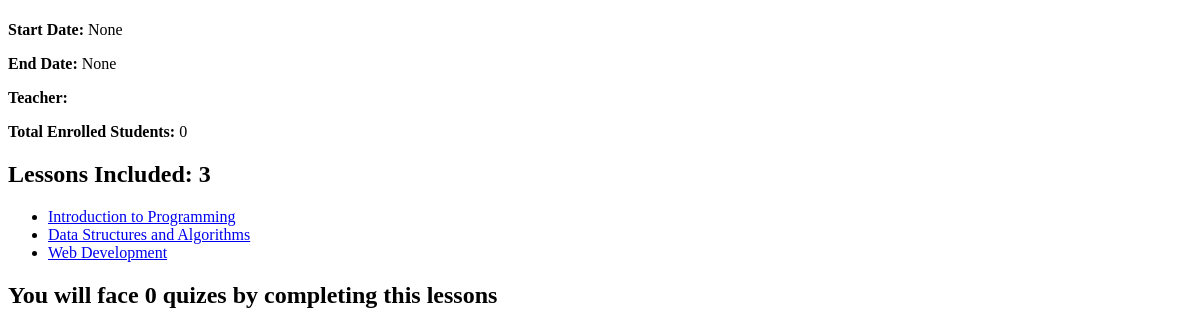
The app's page /courses/2/, older data.
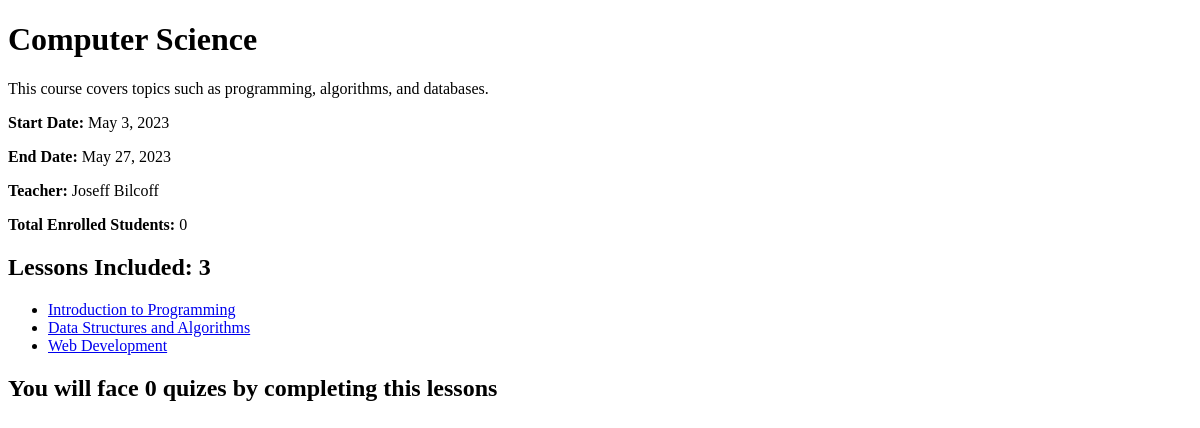
The same page, newer data.
### courseplatform/models.py (models this page shows, shortened)
class BaseModel(models.Model):
    created_at = models.DateTimeField(auto_now_add=True)
    updated_at = models.DateTimeField(auto_now=True)
    class Meta:
        abstract = True

class Course(BaseModel):
    _name = models.CharField(max_length=200)
    _description = models.TextField()
    _start_date = models.DateField()
    _end_date = models.DateField()
    _teacher = models.ForeignKey(User, on_delete=models.CASCADE, related_name='taught_courses',limit_choices_to={'role': 'teacher'})
    _students = models.ManyToManyField(User, blank=True, related_name='enrolled_courses', limit_choices_to={'role': 'student'})
    @property
    def name(self):
        return self._name
    @property
    def description(self):
        return self._description
    @property
    def start_date(self):
        return self._start_date
    @property
    def end_date(self):
        return self._end_date
    @property
    def teacher(self):
        return self._teacher
    @teacher.setter
    def teacher(self, value):
        self._teacher = value
    @property
    def students(self):
        return self._students

class User(AbstractUser):
    ROLES = (
        ('teacher', 'Teacher'),
        ('student', 'Student'),
        ('admin', 'Admin'),
    )
    role = models.CharField(max_length=10, choices=ROLES, default='student')
    bio = models.TextField(blank=True)
    groups = models.ManyToManyField(Group, related_name='course_users', blank=True)
    user_permissions = models.ManyToManyField(Permission, related_name='course_users', blank=True)

### courseplatform/views.py (the view)
# urls.py: path('courses/<int:pk>/',views.CourseDetailView, name='course_detail'),
def CourseDetailView(request,pk):
    course = get_object_or_404(Course, pk=pk)
    total_entrollment = course.students.all().count()
    lessons = Lesson.objects.filter(course = course)
    total_lessons = lessons.count()
    total_quiz = 0
    for i in lessons:
        total_quiz += Quiz.objects.filter(lesson=i).count()
    context = {
        'course' : course,
        'total_entrollment':total_entrollment,
        'lessons':lessons,
        'total_lessons':total_lessons,
        'total_quiz' :total_quiz
    }
    return render(request,'course_detail.html',context)

### courseplatform/templates/course_detail.html (shortened to what this page needs)
<!DOCTYPE html>
<html>
<head>
</head>
<body>
	<h1>{{course.name}}</h1>
	<p>{{course.description}}</p>
	<p><strong>Start Date:</strong> {{course.start_date}}</p>
	<p><strong>End Date:</strong> {{course.end_date}}</p>
	<p><strong>Teacher:</strong> {{course.teacher.first_name}} {{course.teacher.last_name}}</p>
	<p><strong>Total Enrolled Students:</strong> {{total_entrollment}}</p>
    {% if total_lessons > 0 %}
	<h2>Lessons Included: {{total_lessons}}</h2>
	<ul>
		{% for lesson in lessons %}
        <li><a href="{% url 'courseplatform:lesson_preview' lesson.id %}">{{lesson.title}}</a></li>
        {% endfor %}
	</ul>
    {% else %}
    <h2>No Lessons Included</h2>
    {% endif %}
	<h2>You will face {{total_quiz}} quizes by completing this lessons</h2>
</body>
</html>

Row changes from the older to the newer data that the page shows:
changed Course: name (not shown) → "Computer Science"; description (not shown) → "This course covers topics such as programming, algorithms, and databases."; start_date "None" → "May 3, 2023"; end_date "None" → "May 27, 2023"; teacher.first_name (not shown) → "Joseff"; teacher.last_name (not shown) → "Bilcoff"
